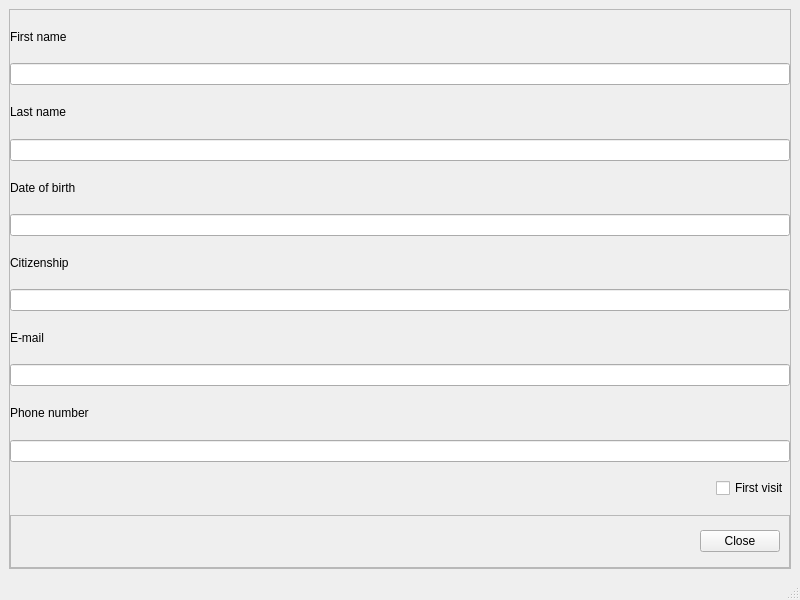
<?xml version="1.0" encoding="UTF-8"?>
<ui version="4.0">
 <class>GuesDetailsWindow</class>
 <widget class="QMainWindow" name="GuesDetailsWindow">
  <property name="geometry">
   <rect>
    <x>0</x>
    <y>0</y>
    <width>800</width>
    <height>600</height>
   </rect>
  </property>
  <property name="windowTitle">
   <string>Guest details</string>
  </property>
  <widget class="QWidget" name="centralwidget">
   <layout class="QHBoxLayout" name="horizontalLayout">
    <item>
     <widget class="QFrame" name="frame">
      <property name="frameShape">
       <enum>QFrame::StyledPanel</enum>
      </property>
      <property name="frameShadow">
       <enum>QFrame::Raised</enum>
      </property>
      <layout class="QVBoxLayout" name="verticalLayout">
       <property name="spacing">
        <number>0</number>
       </property>
       <property name="leftMargin">
        <number>0</number>
       </property>
       <property name="topMargin">
        <number>0</number>
       </property>
       <property name="rightMargin">
        <number>0</number>
       </property>
       <property name="bottomMargin">
        <number>0</number>
       </property>
       <item>
        <widget class="QLabel" name="fname_lbl">
         <property name="text">
          <string>First name</string>
         </property>
        </widget>
       </item>
       <item>
        <widget class="QLineEdit" name="fname_leddit"/>
       </item>
       <item>
        <widget class="QLabel" name="lname_lbl">
         <property name="text">
          <string>Last name</string>
         </property>
        </widget>
       </item>
       <item>
        <widget class="QLineEdit" name="lame_leddit"/>
       </item>
       <item>
        <widget class="QLabel" name="dob_lbl">
         <property name="text">
          <string>Date of birth</string>
         </property>
        </widget>
       </item>
       <item>
        <widget class="QLineEdit" name="dob_leddit"/>
       </item>
       <item>
        <widget class="QLabel" name="citizen_lbl">
         <property name="text">
          <string>Citizenship</string>
         </property>
        </widget>
       </item>
       <item>
        <widget class="QLineEdit" name="citizen_leddit"/>
       </item>
       <item>
        <widget class="QLabel" name="email_lbl">
         <property name="text">
          <string>E-mail</string>
         </property>
        </widget>
       </item>
       <item>
        <widget class="QLineEdit" name="email_leddit"/>
       </item>
       <item>
        <widget class="QLabel" name="pnumber_lbl">
         <property name="text">
          <string>Phone number</string>
         </property>
        </widget>
       </item>
       <item>
        <widget class="QLineEdit" name="pnum_leddit"/>
       </item>
       <item>
        <widget class="QFrame" name="frame_2">
         <property name="frameShape">
          <enum>QFrame::NoFrame</enum>
         </property>
         <property name="frameShadow">
          <enum>QFrame::Raised</enum>
         </property>
         <layout class="QHBoxLayout" name="horizontalLayout_2">
          <property name="spacing">
           <number>0</number>
          </property>
          <property name="leftMargin">
           <number>0</number>
          </property>
          <property name="topMargin">
           <number>0</number>
          </property>
          <property name="rightMargin">
           <number>0</number>
          </property>
          <property name="bottomMargin">
           <number>0</number>
          </property>
          <item>
           <spacer name="horizontalSpacer">
            <property name="orientation">
             <enum>Qt::Horizontal</enum>
            </property>
            <property name="sizeHint" stdset="0">
             <size>
              <width>40</width>
              <height>20</height>
             </size>
            </property>
           </spacer>
          </item>
          <item>
           <widget class="QCheckBox" name="firstVisit_cbx">
            <property name="layoutDirection">
             <enum>Qt::LeftToRight</enum>
            </property>
            <property name="text">
             <string>First visit</string>
            </property>
           </widget>
          </item>
         </layout>
        </widget>
       </item>
       <item>
        <widget class="QFrame" name="frame_3">
         <property name="frameShape">
          <enum>QFrame::StyledPanel</enum>
         </property>
         <property name="frameShadow">
          <enum>QFrame::Raised</enum>
         </property>
         <layout class="QHBoxLayout" name="horizontalLayout_3">
          <item>
           <spacer name="horizontalSpacer_2">
            <property name="orientation">
             <enum>Qt::Horizontal</enum>
            </property>
            <property name="sizeHint" stdset="0">
             <size>
              <width>676</width>
              <height>20</height>
             </size>
            </property>
           </spacer>
          </item>
          <item>
           <widget class="QPushButton" name="close_btn">
            <property name="text">
             <string>Close</string>
            </property>
           </widget>
          </item>
         </layout>
        </widget>
       </item>
      </layout>
     </widget>
    </item>
   </layout>
  </widget>
  <widget class="QMenuBar" name="menubar">
   <property name="geometry">
    <rect>
     <x>0</x>
     <y>0</y>
     <width>800</width>
     <height>22</height>
    </rect>
   </property>
  </widget>
  <widget class="QStatusBar" name="statusbar"/>
 </widget>
 <resources/>
 <connections/>
</ui>
